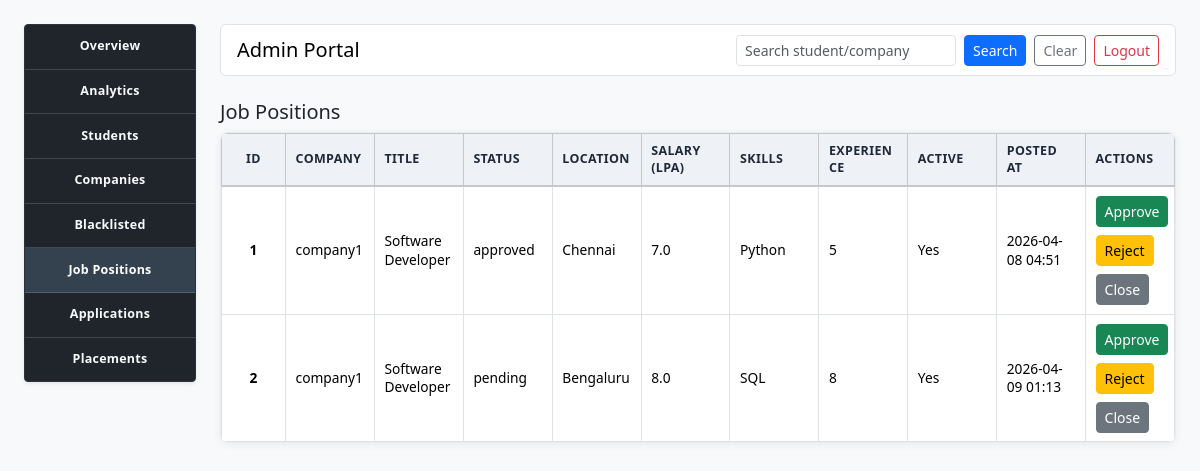
The page /admin-portal/job-positions (signed in) on the database its author committed.
### model.py (models this page shows, shortened)
class JobPosition(db.Model):
    __tablename__ = "job_positions"
    id = db.Column(db.Integer, primary_key=True)
    company_id = db.Column(db.Integer, db.ForeignKey("companies.id"), nullable=False)
    title = db.Column(db.String(120), nullable=False)
    description = db.Column(db.Text, nullable=True)
    eligibility_criteria = db.Column(db.String(255), nullable=True)
    required_skills = db.Column(db.String(255), nullable=True)
    experience_required = db.Column(db.String(120), nullable=True)
    application_deadline = db.Column(db.Date, nullable=True)
    location = db.Column(db.String(120), nullable=True)
    salary_lpa = db.Column(db.Float, nullable=True)
    status = db.Column(db.String(30), nullable=False, default="pending")
    is_active = db.Column(db.Boolean, nullable=False, default=True)
    posted_at = db.Column(db.DateTime, nullable=False, default=datetime.utcnow)
    company = db.relationship("Company", back_populates="job_positions")
    applications = db.relationship(
        "Application", back_populates="job_position", cascade="all, delete-orphan"
    )

class Company(db.Model):
    __tablename__ = "companies"
    id = db.Column(db.Integer, primary_key=True)
    name = db.Column(db.String(120), unique=True, nullable=False)
    email = db.Column(db.String(120), unique=True, nullable=False)
    password = db.Column(db.String(120), nullable=False)
    industry = db.Column(db.String(100), nullable=True)
    location = db.Column(db.String(120), nullable=True)
    website = db.Column(db.String(255), nullable=True)
    is_blacklisted = db.Column(db.Boolean, nullable=False, default=False)
    is_approved = db.Column(db.Boolean, nullable=False, default=False)
    job_positions = db.relationship(
        "JobPosition", back_populates="company", cascade="all, delete-orphan"
    )

### app.py (the view)
@app.route('/admin-portal/job-positions')
def admin_portal_job_positions():
    return render_admin_portal_page("admin_job_positions.html", "job_positions")

### app.py (called while the page is built)
def close_expired_job_positions():
    today = datetime.now(UTC).date()
    expired_positions = JobPosition.query.filter(
        JobPosition.is_active == True,
        JobPosition.application_deadline.isnot(None),
        JobPosition.application_deadline < today,
    ).all()
    for position in expired_positions:
        position.is_active = False
        position.status = "closed"
    if expired_positions:
        db.session.commit()

### template/admin_job_positions.html
{% extends 'admin_layout.html' %}
{% block admin_content %}
<section class="mb-4">
    <h2 class="h5">Job Positions</h2>
    <div class="table-responsive">
        <table class="table table-bordered table-sm align-middle table-sticky-cols">
            <thead class="table-light">
                <tr>
                    <th>ID</th><th>Company</th><th>Title</th><th>Status</th><th>Location</th><th>Salary (LPA)</th><th>Skills</th><th>Experience</th><th>Active</th><th>Posted At</th><th>Actions</th>
                </tr>
            </thead>
            <tbody>
                {% for position in job_positions %}
                <tr>
                    <td>{{ position.id }}</td>
                    <td>{{ position.company.name }}</td>
                    <td>{{ position.title }}</td>
                    <td>{{ position.status }}</td>
                    <td>{{ position.location or 'N/A' }}</td>
                    <td>{{ position.salary_lpa or 'N/A' }}</td>
                    <td>{{ position.required_skills or 'N/A' }}</td>
                    <td>{{ position.experience_required or 'N/A' }}</td>
                    <td>{{ 'Yes' if position.is_active else 'No' }}</td>
                    <td>{{ position.posted_at.strftime('%Y-%m-%d %H:%M') if position.posted_at else 'N/A' }}</td>
                    <td>
                        <div class="d-flex flex-wrap gap-2">
                            <form method="POST" action="{{ url_for('approve_job', job_id=position.id) }}"><button type="submit" class="btn btn-success btn-sm">Approve</button></form>
                            <form method="POST" action="{{ url_for('reject_job', job_id=position.id) }}"><button type="submit" class="btn btn-warning btn-sm">Reject</button></form>
                            <form method="POST" action="{{ url_for('close_job', job_id=position.id) }}"><button type="submit" class="btn btn-secondary btn-sm">Close</button></form>
                        </div>
                    </td>
                </tr>
                {% else %}
                <tr><td colspan="11" class="text-center">No job positions found</td></tr>
                {% endfor %}
            </tbody>
        </table>
    </div>
</section>
{% endblock %}

### template/admin_layout.html (style rules this page uses)
.table-responsive { border: 1px solid #e9ecef; border-radius: 0.5rem; background: #ffffff; overflow-x: auto; box-shadow: 0 2px 8px rgba(15, 23, 42, 0.06); }
.table-responsive .table { width: 100%; min-width: 0; margin-bottom: 0; font-size: 0.86rem; table-layout: fixed; }
.table-responsive .table th, .table-responsive .table td { padding: 0.55rem 0.6rem; white-space: normal; word-break: break-word; overflow-wrap: anywhere; line-height: 1.35; vertical-align: middle; }
.table-responsive .table thead th { background: #eef2f7; color: #1f2937; font-weight: 700; font-size: 0.78rem; text-transform: uppercase; letter-spacing: 0.03em; border-bottom-width: 2px; }
.table-responsive .table tbody tr:nth-child(even) { background: #fafcff; }
.table-responsive .table .btn { white-space: nowrap; }
.table-responsive .table th:first-child, .table-responsive .table td:first-child { width: 64px; text-align: center; font-weight: 600; }
.table-responsive .table th:nth-child(2), .table-responsive .table td:nth-child(2) { min-width: 150px; }
.table-responsive .table th:nth-child(3), .table-responsive .table td:nth-child(3) { min-width: 220px; }
.table-responsive .table th:last-child, .table-responsive .table td:last-child { min-width: 170px; }
.table-sticky-cols { border-collapse: collapse; border-spacing: 0; }
.table-sticky-cols th, .table-sticky-cols td { position: static; left: auto; }
html { scroll-behavior: smooth; }

### rows shown on the page
JobPosition: id "1", company.name "company1", title "Software Developer", status "approved", location "Chennai", salary_lpa "7.0", required_skills "Python", experience_required "5", is_active "Yes", posted_at "2026-04-08 04:51"
JobPosition: id "2", company.name "company1", title "Software Developer", status "pending", location "Bengaluru", salary_lpa "8.0", required_skills "SQL", experience_required "8", is_active "Yes", posted_at "2026-04-09 01:13"
